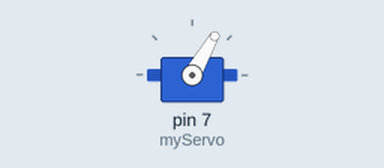
Simulated run of this sketch. Board: Arduino Uno, built with avr-gcc and run on an emulated ATmega328P. Shown: servo.

Above: at 2.1 s.
Timing chart, 0 to 40.0 s (numbered marks = the images above):
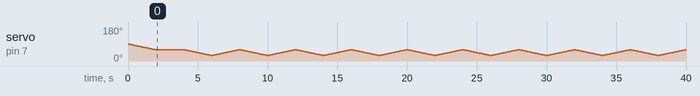

The sketch:

PLAVNYI__POVOROT__DLA__SERVO.ino
```cpp
#include <VarSpeedServo.h>
VarSpeedServo myServo;
 void setup()
{
 myServo.attach (7);


}
void loop()
{
  myServo.slowmove (10, 10);  // положение , скорость ВНИМАНИЕ: delay(5000) ОБЯЗАТЕЛЬНА.
 // ЕСЛИ УДАЛИТЬ - РАБОТАТЬ НЕ БУДЕТ. ЕСЛИ ПОМЕНЯТЬ ВРЕМЯ РАБОТАЕТ НЕПРАВИЛЬНО.
 delay(2000);

  myServo.slowmove (60, 10);  // положение , скорость
  delay(2000);

}
```
